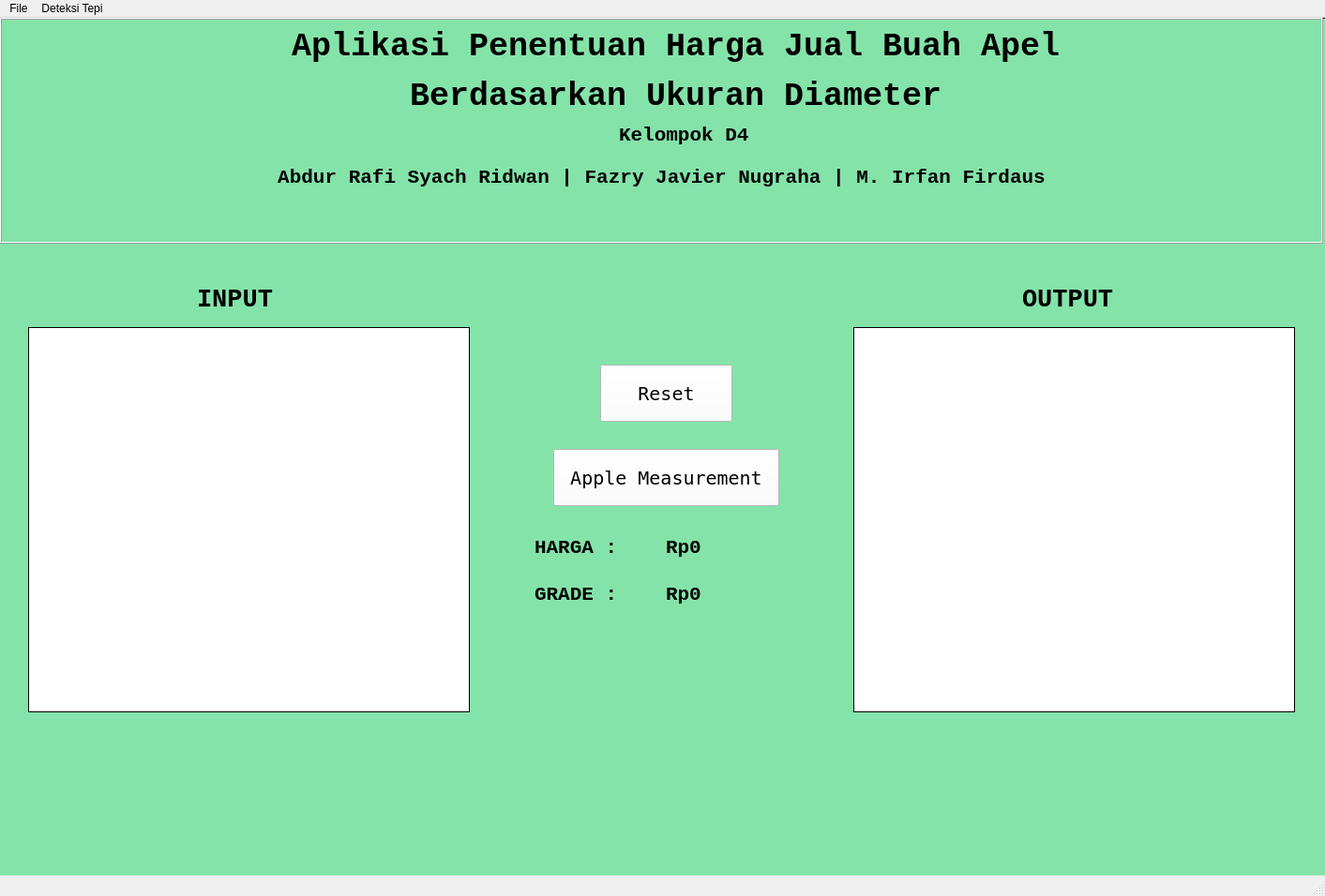
<?xml version="1.0" encoding="UTF-8"?>
<ui version="4.0">
 <class>MainWindow</class>
 <widget class="QMainWindow" name="MainWindow">
  <property name="enabled">
   <bool>true</bool>
  </property>
  <property name="geometry">
   <rect>
    <x>0</x>
    <y>0</y>
    <width>1413</width>
    <height>956</height>
   </rect>
  </property>
  <property name="windowTitle">
   <string>MainWindow</string>
  </property>
  <widget class="QWidget" name="centralwidget">
   <widget class="QLabel" name="label">
    <property name="geometry">
     <rect>
      <x>30</x>
      <y>330</y>
      <width>471</width>
      <height>411</height>
     </rect>
    </property>
    <property name="styleSheet">
     <string notr="true">background-color: rgb(255, 255, 255);</string>
    </property>
    <property name="frameShape">
     <enum>QFrame::Box</enum>
    </property>
    <property name="text">
     <string/>
    </property>
   </widget>
   <widget class="QLabel" name="label_2">
    <property name="geometry">
     <rect>
      <x>910</x>
      <y>330</y>
      <width>471</width>
      <height>411</height>
     </rect>
    </property>
    <property name="styleSheet">
     <string notr="true">background-color: rgb(255, 255, 255);</string>
    </property>
    <property name="frameShape">
     <enum>QFrame::Box</enum>
    </property>
    <property name="text">
     <string/>
    </property>
   </widget>
   <widget class="QLabel" name="label_3">
    <property name="geometry">
     <rect>
      <x>210</x>
      <y>280</y>
      <width>171</width>
      <height>41</height>
     </rect>
    </property>
    <property name="font">
     <font>
      <family>Courier New</family>
      <pointsize>20</pointsize>
      <weight>75</weight>
      <bold>true</bold>
     </font>
    </property>
    <property name="text">
     <string>INPUT</string>
    </property>
   </widget>
   <widget class="QLabel" name="label_4">
    <property name="geometry">
     <rect>
      <x>1090</x>
      <y>280</y>
      <width>191</width>
      <height>41</height>
     </rect>
    </property>
    <property name="font">
     <font>
      <family>Courier New</family>
      <pointsize>20</pointsize>
      <weight>75</weight>
      <bold>true</bold>
     </font>
    </property>
    <property name="text">
     <string>OUTPUT</string>
    </property>
   </widget>
   <widget class="QPushButton" name="buttonReset">
    <property name="geometry">
     <rect>
      <x>640</x>
      <y>370</y>
      <width>141</width>
      <height>61</height>
     </rect>
    </property>
    <property name="font">
     <font>
      <family>Fixedsys</family>
      <pointsize>15</pointsize>
     </font>
    </property>
    <property name="styleSheet">
     <string notr="true">background-color: rgb(255, 255, 255);</string>
    </property>
    <property name="text">
     <string>Reset</string>
    </property>
   </widget>
   <widget class="QLabel" name="label_5">
    <property name="geometry">
     <rect>
      <x>-20</x>
      <y>0</y>
      <width>1621</width>
      <height>921</height>
     </rect>
    </property>
    <property name="font">
     <font>
      <family>8514oem</family>
     </font>
    </property>
    <property name="styleSheet">
     <string notr="true">background-color: rgb(132,227,169);</string>
    </property>
    <property name="frameShape">
     <enum>QFrame::Panel</enum>
    </property>
    <property name="text">
     <string/>
    </property>
   </widget>
   <widget class="QPushButton" name="buttonApple">
    <property name="geometry">
     <rect>
      <x>590</x>
      <y>460</y>
      <width>241</width>
      <height>61</height>
     </rect>
    </property>
    <property name="font">
     <font>
      <family>Fixedsys</family>
      <pointsize>15</pointsize>
     </font>
    </property>
    <property name="styleSheet">
     <string notr="true">background-color: rgb(255, 255, 255);</string>
    </property>
    <property name="text">
     <string>Apple Measurement</string>
    </property>
   </widget>
   <widget class="QFrame" name="frame">
    <property name="geometry">
     <rect>
      <x>0</x>
      <y>0</y>
      <width>1411</width>
      <height>241</height>
     </rect>
    </property>
    <property name="frameShape">
     <enum>QFrame::Box</enum>
    </property>
    <property name="frameShadow">
     <enum>QFrame::Raised</enum>
    </property>
    <widget class="QLabel" name="label_8">
     <property name="geometry">
      <rect>
       <x>300</x>
       <y>10</y>
       <width>841</width>
       <height>91</height>
      </rect>
     </property>
     <property name="font">
      <font>
       <family>Courier New</family>
       <pointsize>20</pointsize>
       <weight>75</weight>
       <bold>true</bold>
      </font>
     </property>
     <property name="text">
      <string>&lt;html&gt;&lt;head/&gt;&lt;body&gt;&lt;p align=&quot;center&quot;&gt;&lt;span style=&quot; font-size:26pt;&quot;&gt;Aplikasi Penentuan Harga Jual Buah Apel&lt;/span&gt;&lt;/p&gt;&lt;p align=&quot;center&quot;&gt;&lt;span style=&quot; font-size:26pt;&quot;&gt;Berdasarkan Ukuran Diameter&lt;/span&gt;&lt;/p&gt;&lt;/body&gt;&lt;/html&gt;</string>
     </property>
    </widget>
    <widget class="QLabel" name="label_11">
     <property name="geometry">
      <rect>
       <x>660</x>
       <y>110</y>
       <width>141</width>
       <height>31</height>
      </rect>
     </property>
     <property name="font">
      <font>
       <family>Courier New</family>
       <pointsize>16</pointsize>
       <weight>75</weight>
       <bold>true</bold>
      </font>
     </property>
     <property name="text">
      <string>Kelompok D4</string>
     </property>
    </widget>
    <widget class="QLabel" name="label_14">
     <property name="geometry">
      <rect>
       <x>70</x>
       <y>150</y>
       <width>1271</width>
       <height>41</height>
      </rect>
     </property>
     <property name="font">
      <font>
       <family>Courier New</family>
       <pointsize>16</pointsize>
       <weight>75</weight>
       <bold>true</bold>
      </font>
     </property>
     <property name="text">
      <string>&lt;html&gt;&lt;head/&gt;&lt;body&gt;&lt;p align=&quot;center&quot;&gt;Abdur Rafi Syach Ridwan | Fazry Javier Nugraha | M. Irfan Firdaus&lt;/p&gt;&lt;/body&gt;&lt;/html&gt;</string>
     </property>
    </widget>
    <widget class="QLabel" name="label_12">
     <property name="geometry">
      <rect>
       <x>360</x>
       <y>190</y>
       <width>141</width>
       <height>31</height>
      </rect>
     </property>
     <property name="font">
      <font>
       <family>Courier New</family>
       <pointsize>16</pointsize>
       <weight>75</weight>
       <bold>true</bold>
      </font>
     </property>
     <property name="text">
      <string/>
     </property>
    </widget>
    <widget class="QLabel" name="label_13">
     <property name="geometry">
      <rect>
       <x>690</x>
       <y>190</y>
       <width>141</width>
       <height>31</height>
      </rect>
     </property>
     <property name="font">
      <font>
       <family>Courier New</family>
       <pointsize>16</pointsize>
       <weight>75</weight>
       <bold>true</bold>
      </font>
     </property>
     <property name="text">
      <string/>
     </property>
    </widget>
    <widget class="QLabel" name="label_19">
     <property name="geometry">
      <rect>
       <x>970</x>
       <y>190</y>
       <width>141</width>
       <height>31</height>
      </rect>
     </property>
     <property name="font">
      <font>
       <family>Courier New</family>
       <pointsize>16</pointsize>
       <weight>75</weight>
       <bold>true</bold>
      </font>
     </property>
     <property name="text">
      <string/>
     </property>
    </widget>
   </widget>
   <widget class="QLabel" name="label_15">
    <property name="geometry">
     <rect>
      <x>570</x>
      <y>550</y>
      <width>311</width>
      <height>31</height>
     </rect>
    </property>
    <property name="font">
     <font>
      <family>Courier New</family>
      <pointsize>16</pointsize>
      <weight>75</weight>
      <bold>true</bold>
     </font>
    </property>
    <property name="text">
     <string>HARGA : </string>
    </property>
   </widget>
   <widget class="QLabel" name="label_16">
    <property name="geometry">
     <rect>
      <x>710</x>
      <y>550</y>
      <width>211</width>
      <height>31</height>
     </rect>
    </property>
    <property name="font">
     <font>
      <family>Courier New</family>
      <pointsize>16</pointsize>
      <weight>75</weight>
      <bold>true</bold>
     </font>
    </property>
    <property name="text">
     <string>Rp0</string>
    </property>
   </widget>
   <widget class="QLabel" name="label_17">
    <property name="geometry">
     <rect>
      <x>570</x>
      <y>600</y>
      <width>311</width>
      <height>31</height>
     </rect>
    </property>
    <property name="font">
     <font>
      <family>Courier New</family>
      <pointsize>16</pointsize>
      <weight>75</weight>
      <bold>true</bold>
     </font>
    </property>
    <property name="text">
     <string>GRADE :</string>
    </property>
   </widget>
   <widget class="QLabel" name="label_18">
    <property name="geometry">
     <rect>
      <x>710</x>
      <y>600</y>
      <width>211</width>
      <height>31</height>
     </rect>
    </property>
    <property name="font">
     <font>
      <family>Courier New</family>
      <pointsize>16</pointsize>
      <weight>75</weight>
      <bold>true</bold>
     </font>
    </property>
    <property name="text">
     <string>Rp0</string>
    </property>
   </widget>
   <zorder>label_5</zorder>
   <zorder>label</zorder>
   <zorder>label_2</zorder>
   <zorder>label_3</zorder>
   <zorder>label_4</zorder>
   <zorder>buttonReset</zorder>
   <zorder>buttonApple</zorder>
   <zorder>frame</zorder>
   <zorder>label_15</zorder>
   <zorder>label_16</zorder>
   <zorder>label_17</zorder>
   <zorder>label_18</zorder>
  </widget>
  <widget class="QStatusBar" name="statusbar"/>
  <widget class="QMenuBar" name="menubar">
   <property name="geometry">
    <rect>
     <x>0</x>
     <y>0</y>
     <width>1413</width>
     <height>21</height>
    </rect>
   </property>
   <widget class="QMenu" name="menuFile">
    <property name="title">
     <string>File</string>
    </property>
    <addaction name="actionOpen"/>
    <addaction name="actionSave"/>
   </widget>
   <widget class="QMenu" name="menuDeteksi_Tepi">
    <property name="title">
     <string>Deteksi Tepi</string>
    </property>
    <addaction name="actionCanny_Edge"/>
   </widget>
   <addaction name="menuFile"/>
   <addaction name="menuDeteksi_Tepi"/>
  </widget>
  <action name="actionGrayscale">
   <property name="text">
    <string>Grayscale</string>
   </property>
  </action>
  <action name="actionPencerahan">
   <property name="text">
    <string>Pencerahan</string>
   </property>
  </action>
  <action name="actionOpen">
   <property name="text">
    <string>Open</string>
   </property>
  </action>
  <action name="actionSave">
   <property name="text">
    <string>Save</string>
   </property>
  </action>
  <action name="actionKontras">
   <property name="text">
    <string>Kontras</string>
   </property>
  </action>
  <action name="actionPeregangan_Kontras">
   <property name="text">
    <string>Peregangan Kontras</string>
   </property>
  </action>
  <action name="actionNegatif">
   <property name="text">
    <string>Negatif</string>
   </property>
  </action>
  <action name="actionBiner">
   <property name="text">
    <string>Biner</string>
   </property>
  </action>
  <action name="actionHistogram_Grayscale">
   <property name="text">
    <string>Histogram Grayscale</string>
   </property>
  </action>
  <action name="actionHistogram_RGB">
   <property name="text">
    <string>Histogram RGB</string>
   </property>
  </action>
  <action name="actionHistogram_Equalization">
   <property name="text">
    <string>Histogram Equalization</string>
   </property>
  </action>
  <action name="actionTranslasi">
   <property name="text">
    <string>Translasi</string>
   </property>
  </action>
  <action name="action_45_Derajat">
   <property name="text">
    <string>-45 Derajat</string>
   </property>
  </action>
  <action name="action45_Derajat">
   <property name="text">
    <string>45 Derajat</string>
   </property>
  </action>
  <action name="action_90_Derajat">
   <property name="text">
    <string>-90 Derajat</string>
   </property>
  </action>
  <action name="action90_Derajat">
   <property name="text">
    <string>90 Derajat</string>
   </property>
  </action>
  <action name="action180_Derajat">
   <property name="text">
    <string>180 Derajat</string>
   </property>
  </action>
  <action name="actionTranspose">
   <property name="text">
    <string>Transpose</string>
   </property>
  </action>
  <action name="action2x">
   <property name="text">
    <string>2x</string>
   </property>
  </action>
  <action name="action3x">
   <property name="text">
    <string>3x</string>
   </property>
  </action>
  <action name="action4x">
   <property name="text">
    <string>4x</string>
   </property>
  </action>
  <action name="action1_2">
   <property name="text">
    <string>1/2</string>
   </property>
  </action>
  <action name="action1_4">
   <property name="text">
    <string>1/4</string>
   </property>
  </action>
  <action name="action3_4">
   <property name="text">
    <string>3/4</string>
   </property>
  </action>
  <action name="actionSkewed">
   <property name="text">
    <string>Skewed</string>
   </property>
  </action>
  <action name="actionCrop">
   <property name="text">
    <string>Crop</string>
   </property>
  </action>
  <action name="actionTambah_dan_Kurang">
   <property name="text">
    <string>Tambah dan Kurang</string>
   </property>
  </action>
  <action name="actionOperasi_AND">
   <property name="text">
    <string>Operasi AND</string>
   </property>
  </action>
  <action name="actionOperasi_OR">
   <property name="text">
    <string>Operasi OR</string>
   </property>
  </action>
  <action name="actionOperasi_XOR">
   <property name="text">
    <string>Operasi XOR</string>
   </property>
  </action>
  <action name="actionKali_dan_Bagi">
   <property name="text">
    <string>Kali dan Bagi</string>
   </property>
  </action>
  <action name="actionKonvolusi2d">
   <property name="text">
    <string>Konvolusi 2D</string>
   </property>
  </action>
  <action name="actionMean_Filter">
   <property name="text">
    <string>Mean Filter</string>
   </property>
  </action>
  <action name="actionGaussian_Filter">
   <property name="text">
    <string>Gaussian Filter</string>
   </property>
  </action>
  <action name="actionMedian_Filter">
   <property name="text">
    <string>Median Filter</string>
   </property>
  </action>
  <action name="actionMax_Filter">
   <property name="text">
    <string>Max Filter</string>
   </property>
  </action>
  <action name="actionKernel_low_pass_i">
   <property name="text">
    <string>Kernel high pass i</string>
   </property>
  </action>
  <action name="actionKernel_low_pass_ii">
   <property name="text">
    <string>Kernel high pass ii</string>
   </property>
  </action>
  <action name="actionKernel_low_pass_iii">
   <property name="text">
    <string>Kernel high pass iii</string>
   </property>
  </action>
  <action name="actionKernel_low_pass_iv">
   <property name="text">
    <string>Kernel high pass iv</string>
   </property>
  </action>
  <action name="actionKernel_low_pass_v">
   <property name="text">
    <string>Kernel high pass v</string>
   </property>
  </action>
  <action name="actionKernel_low_pass_vi">
   <property name="text">
    <string>Kernel high pass vi</string>
   </property>
  </action>
  <action name="actionKernel_laplace">
   <property name="text">
    <string>Kernel laplace</string>
   </property>
  </action>
  <action name="actionMin_Filter">
   <property name="text">
    <string>Min Filter</string>
   </property>
  </action>
  <action name="actionDFT_Smoothing_Image">
   <property name="text">
    <string>DFT Smoothing Image</string>
   </property>
  </action>
  <action name="actionDFT_Deteksi_Tepi">
   <property name="text">
    <string>DFT Deteksi Tepi</string>
   </property>
  </action>
  <action name="actionOperator_Sobel">
   <property name="text">
    <string>Operator Sobel</string>
   </property>
  </action>
  <action name="actionOperator_Prewitt">
   <property name="text">
    <string>Operator Prewitt</string>
   </property>
  </action>
  <action name="actionOperator_Roberts">
   <property name="text">
    <string>Operator Roberts</string>
   </property>
  </action>
  <action name="actionCanny_Edge">
   <property name="text">
    <string>Canny Edge</string>
   </property>
  </action>
  <action name="actionDilasi">
   <property name="text">
    <string>Dilasi</string>
   </property>
  </action>
  <action name="actionErosi">
   <property name="text">
    <string>Erosi</string>
   </property>
  </action>
  <action name="actionOpening">
   <property name="text">
    <string>Opening</string>
   </property>
  </action>
  <action name="actionClosing">
   <property name="text">
    <string>Closing</string>
   </property>
  </action>
  <action name="actionSkeleton">
   <property name="text">
    <string>Skeleton</string>
   </property>
  </action>
  <action name="actionBinary">
   <property name="text">
    <string>Binary</string>
   </property>
  </action>
  <action name="actionBinary_Invers">
   <property name="text">
    <string>Binary Invers</string>
   </property>
  </action>
  <action name="actionTrunc">
   <property name="text">
    <string>Trunc</string>
   </property>
  </action>
  <action name="actionTo_Zero">
   <property name="text">
    <string>To Zero</string>
   </property>
  </action>
  <action name="actionTo_Zero_Invers">
   <property name="text">
    <string>To Zero Invers</string>
   </property>
  </action>
  <action name="actionMean_Thresholding">
   <property name="text">
    <string>Mean Thresholding</string>
   </property>
  </action>
  <action name="actionGaussian_Thresholding">
   <property name="text">
    <string>Gaussian Thresholding</string>
   </property>
  </action>
  <action name="actionOtsu_Thresholding">
   <property name="text">
    <string>Otsu Thresholding</string>
   </property>
  </action>
  <action name="actionContour">
   <property name="text">
    <string>Contour</string>
   </property>
  </action>
  <action name="actiona">
   <property name="text">
    <string>a</string>
   </property>
  </action>
  <action name="actionColor_Tracking">
   <property name="text">
    <string>Color Tracking</string>
   </property>
  </action>
  <action name="actionColor_Picker">
   <property name="text">
    <string>Color Picker</string>
   </property>
  </action>
  <action name="actionCars">
   <property name="text">
    <string>Cars</string>
   </property>
  </action>
  <action name="actionAstronaut">
   <property name="text">
    <string>Astronaut</string>
   </property>
  </action>
  <action name="actionPedestrian">
   <property name="text">
    <string>Pedestrian</string>
   </property>
  </action>
  <action name="actionFace_Detection">
   <property name="text">
    <string>Face Detection</string>
   </property>
  </action>
  <action name="actionPedestrian_Detection">
   <property name="text">
    <string>Pedestrian Detection</string>
   </property>
  </action>
  <action name="actionHough_Transform">
   <property name="text">
    <string>Hough Transform</string>
   </property>
  </action>
  <action name="actionCar_Detection">
   <property name="text">
    <string>Car Detection</string>
   </property>
  </action>
  <action name="actionHistogram_of_Gradien">
   <property name="text">
    <string>Histogram of Gradient</string>
   </property>
  </action>
  <action name="actionPedestria_Detection_with_HOG">
   <property name="text">
    <string>Pedestria Detection with HOG</string>
   </property>
  </action>
  <action name="actionFace_Detection_2">
   <property name="text">
    <string>Face Detection</string>
   </property>
  </action>
  <action name="actionPedestrian_Detection_2">
   <property name="text">
    <string>Pedestrian Detection</string>
   </property>
  </action>
  <action name="actionCircle_Hough_Transform">
   <property name="text">
    <string>Circle Hough Transform</string>
   </property>
  </action>
 </widget>
 <resources/>
 <connections/>
</ui>
